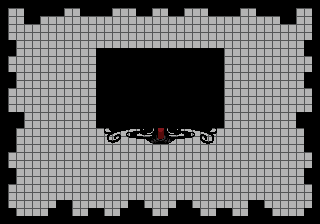

The image is a tile-based game level rendered from a .tmx file. Its description and complete source (layers, tilesets, objects, tile grids) follow:
An orthogonal 40x28 tile map with 8x8 px tiles, 2 tile layers (gfx, walls) and 8 objects (4x Item, 3x Enemy, Spawn).

<map version="1.10" tiledversion="1.10.2" orientation="orthogonal" renderorder="right-down" width="40" height="28" tilewidth="8" tileheight="8" infinite="0" nextlayerid="24" nextobjectid="17">
 <tileset firstgid="1" source="boss-temple.tsx" />
 <layer id="1" name="gfx" width="40" height="28">
  <data encoding="csv">
16,8,8,13,5,5,5,16,8,8,13,5,5,16,8,8,8,13,16,8,8,13,16,8,8,8,13,5,5,16,8,8,13,5,5,5,16,8,8,13,
6,12,12,4,16,8,8,9,12,12,7,8,8,9,12,12,12,7,9,12,12,7,9,12,12,12,7,8,8,9,12,12,7,8,8,13,6,12,12,4,
6,12,12,7,9,12,12,12,12,12,12,12,12,12,12,12,12,12,12,12,12,12,12,12,12,12,12,12,12,12,12,12,12,12,12,7,9,12,12,4,
6,12,12,12,12,12,12,12,12,12,12,12,12,12,12,12,12,12,12,12,12,12,12,12,12,12,12,12,12,12,12,12,12,12,12,12,12,12,12,4,
6,12,12,12,12,12,12,12,12,12,12,12,12,12,12,12,12,12,12,12,12,12,12,12,12,12,12,12,12,12,12,12,12,12,12,12,12,12,12,4,
15,3,12,12,12,12,12,12,12,12,12,12,12,12,12,12,12,12,12,12,12,12,12,12,12,12,12,12,12,12,12,12,12,12,12,12,12,12,1,14,
16,9,12,12,12,12,12,12,12,12,12,12,17,18,19,20,21,22,23,24,25,26,27,28,29,30,31,32,12,12,12,12,12,12,12,12,12,12,7,13,
6,12,12,12,12,12,12,12,12,12,12,12,33,34,35,36,37,38,39,40,41,42,43,44,45,46,47,48,12,12,12,12,12,12,12,12,12,12,12,4,
6,12,12,12,12,12,12,12,12,12,12,12,49,50,51,52,53,54,55,56,57,58,59,60,61,62,63,64,12,12,12,12,12,12,12,12,12,12,12,4,
15,3,12,12,12,12,12,12,12,12,12,12,65,66,67,68,69,70,71,72,73,74,75,76,77,78,79,80,12,12,12,12,12,12,12,12,12,12,1,14,
16,9,12,12,12,12,12,12,12,12,12,12,81,82,83,84,85,86,87,88,89,90,91,92,93,94,95,96,12,12,12,12,12,12,12,12,12,12,7,13,
6,12,12,12,12,12,12,12,12,12,12,12,97,98,99,100,101,102,103,104,105,106,107,108,109,110,111,112,12,12,12,12,12,12,12,12,12,12,12,4,
6,12,12,12,12,12,12,12,12,12,12,12,113,114,115,116,117,118,119,120,121,122,123,124,125,126,127,128,12,12,12,12,12,12,12,12,12,12,12,4,
6,12,12,12,12,12,12,12,12,12,12,12,129,130,131,132,133,134,135,136,137,138,139,140,141,142,143,144,12,12,12,12,12,12,12,12,12,12,12,4,
15,2,3,12,12,12,12,12,12,12,12,12,145,146,147,148,149,150,151,152,153,154,155,156,157,158,159,160,12,12,12,12,12,12,12,12,12,1,2,14,
5,16,9,12,12,12,12,12,12,12,12,12,161,162,163,164,165,166,167,168,169,170,171,172,173,174,175,176,12,12,12,12,12,12,12,12,12,7,13,5,
5,6,12,12,12,12,12,12,12,12,12,12,177,178,179,180,181,182,183,184,185,186,187,188,189,190,191,192,12,12,12,12,12,12,12,12,12,12,4,5,
5,6,12,12,12,12,12,12,12,12,12,12,193,194,195,196,197,198,199,200,201,202,203,204,205,206,207,208,12,12,12,12,12,12,12,12,12,12,4,5,
16,9,12,12,12,12,12,12,12,12,12,12,12,12,12,12,12,12,12,12,12,12,12,12,12,12,12,12,12,12,12,12,12,12,12,12,12,12,7,13,
6,12,12,12,12,12,12,12,12,12,12,12,12,12,12,12,12,12,12,12,12,12,12,12,12,12,12,12,12,12,12,12,12,12,12,12,12,12,12,4,
6,12,12,12,12,12,12,12,12,12,12,12,12,12,12,12,12,12,12,12,12,12,12,12,12,12,12,12,12,12,12,12,12,12,12,12,12,12,12,4,
15,3,12,12,12,12,12,12,12,12,12,12,12,12,12,12,12,12,12,12,12,12,12,12,12,12,12,12,12,12,12,12,12,12,12,12,12,12,1,14,
16,9,12,12,12,12,12,12,12,12,12,12,12,12,12,12,12,12,12,12,12,12,12,12,12,12,12,12,12,12,12,12,12,12,12,12,12,12,7,13,
6,12,12,12,12,12,12,12,12,12,12,12,12,12,12,12,12,12,12,12,12,12,12,12,12,12,12,12,12,12,12,12,12,12,12,12,12,12,12,4,
6,12,12,12,12,12,12,12,12,12,12,12,12,12,12,12,12,12,12,12,12,12,12,12,12,12,12,12,12,12,12,12,12,12,12,12,12,12,12,4,
6,12,12,12,12,12,12,1,3,12,12,12,12,12,12,12,1,3,12,12,12,12,1,3,12,12,12,12,12,12,12,1,3,12,12,12,12,12,12,4,
15,3,12,12,12,12,1,14,6,12,12,1,3,12,12,1,14,15,3,12,12,1,14,15,3,12,12,1,3,12,12,4,15,3,12,12,12,12,1,14,
5,15,2,2,2,2,14,5,15,2,2,14,15,2,2,14,5,5,15,2,2,14,5,5,15,2,2,14,15,2,2,14,5,15,2,2,2,2,14,5
</data>
 </layer>
 <layer id="8" name="walls" width="40" height="28">
  <data encoding="csv">
11,11,11,11,11,11,11,11,11,11,11,11,11,11,11,11,11,11,11,11,11,11,11,11,11,11,11,11,11,11,11,11,11,11,11,11,11,11,11,11,
11,0,0,11,11,11,11,11,0,0,11,11,11,11,0,0,0,11,11,0,0,11,11,0,0,0,11,11,11,11,0,0,11,11,11,11,11,0,0,11,
11,0,0,11,11,0,0,0,0,0,0,0,0,0,0,0,0,0,0,0,0,0,0,0,0,0,0,0,0,0,0,0,0,0,0,11,11,0,0,11,
11,0,0,0,0,0,0,0,0,0,0,0,0,0,0,0,0,0,0,0,0,0,0,0,0,0,0,0,0,0,0,0,0,0,0,0,0,0,0,11,
11,0,0,0,0,0,0,0,0,0,0,0,0,0,0,0,0,0,0,0,0,0,0,0,0,0,0,0,0,0,0,0,0,0,0,0,0,0,0,11,
11,11,0,0,0,0,0,0,0,0,0,0,0,0,0,0,0,0,0,0,0,0,0,0,0,0,0,0,0,0,0,0,0,0,0,0,0,0,11,11,
11,11,0,0,0,0,0,0,0,0,0,0,11,11,11,11,11,11,11,11,11,11,11,11,11,11,11,11,0,0,0,0,0,0,0,0,0,0,11,11,
11,0,0,0,0,0,0,0,0,0,0,0,11,11,11,11,11,11,11,11,11,11,11,11,11,11,11,11,0,0,0,0,0,0,0,0,0,0,0,11,
11,0,0,0,0,0,0,0,0,0,0,0,11,11,11,11,11,11,11,11,11,11,11,11,11,11,11,11,0,0,0,0,0,0,0,0,0,0,0,11,
11,11,0,0,0,0,0,0,0,0,0,0,11,11,11,11,11,11,11,11,11,11,11,11,11,11,11,11,0,0,0,0,0,0,0,0,0,0,11,11,
11,11,0,0,0,0,0,0,0,0,0,0,11,11,11,11,11,11,11,11,11,11,11,11,11,11,11,11,0,0,0,0,0,0,0,0,0,0,11,11,
11,0,0,0,0,0,0,0,0,0,0,0,11,11,11,11,11,11,11,11,11,11,11,11,11,11,11,11,0,0,0,0,0,0,0,0,0,0,0,11,
11,0,0,0,0,0,0,0,0,0,0,0,11,11,11,11,11,11,11,11,11,11,11,11,11,11,11,11,0,0,0,0,0,0,0,0,0,0,0,11,
11,0,0,0,0,0,0,0,0,0,0,0,11,11,11,11,11,11,11,11,11,11,11,11,11,11,11,11,0,0,0,0,0,0,0,0,0,0,0,11,
11,11,11,0,0,0,0,0,0,0,0,0,11,11,11,11,11,11,11,11,11,11,11,11,11,11,11,11,0,0,0,0,0,0,0,0,0,11,11,11,
11,11,11,0,0,0,0,0,0,0,0,0,11,11,11,11,11,11,11,11,11,11,11,11,11,11,11,11,0,0,0,0,0,0,0,0,0,11,11,11,
11,11,0,0,0,0,0,0,0,0,0,0,0,0,0,0,0,0,0,0,0,0,0,0,0,0,0,0,0,0,0,0,0,0,0,0,0,0,11,11,
11,11,0,0,0,0,0,0,0,0,0,0,0,0,0,0,0,0,0,0,0,0,0,0,0,0,0,0,0,0,0,0,0,0,0,0,0,0,11,11,
11,11,0,0,0,0,0,0,0,0,0,0,0,0,0,0,0,0,0,0,0,0,0,0,0,0,0,0,0,0,0,0,0,0,0,0,0,0,11,11,
11,0,0,0,0,0,0,0,0,0,0,0,0,0,0,0,0,0,0,0,0,0,0,0,0,0,0,0,0,0,0,0,0,0,0,0,0,0,0,11,
11,0,0,0,0,0,0,0,0,0,0,0,0,0,0,0,0,0,0,0,0,0,0,0,0,0,0,0,0,0,0,0,0,0,0,0,0,0,0,11,
11,11,0,0,0,0,0,0,0,0,0,0,0,0,0,0,0,0,0,0,0,0,0,0,0,0,0,0,0,0,0,0,0,0,0,0,0,0,11,11,
11,11,0,0,0,0,0,0,0,0,0,0,0,0,0,0,0,0,0,0,0,0,0,0,0,0,0,0,0,0,0,0,0,0,0,0,0,0,11,11,
11,0,0,0,0,0,0,0,0,0,0,0,0,0,0,0,0,0,0,0,0,0,0,0,0,0,0,0,0,0,0,0,0,0,0,0,0,0,0,11,
11,0,0,0,0,0,0,0,0,0,0,0,0,0,0,0,0,0,0,0,0,0,0,0,0,0,0,0,0,0,0,0,0,0,0,0,0,0,0,11,
11,0,0,0,0,0,0,11,11,0,0,0,0,0,0,0,11,11,0,0,0,0,11,11,0,0,0,0,0,0,0,11,11,0,0,0,0,0,0,11,
11,11,0,0,0,0,11,11,11,0,0,11,11,0,0,11,11,11,11,0,0,11,11,11,11,0,0,11,11,0,0,11,11,11,0,0,0,0,11,11,
11,11,11,11,11,11,11,11,11,11,11,11,11,11,11,11,11,11,11,11,11,11,11,11,11,11,11,11,11,11,11,11,11,11,11,11,11,11,11,11
</data>
 </layer>
 <objectgroup id="4" name="objs">
  <object id="2" name="Boss" type="Enemy" x="160" y="104">
   <properties>
    <property name="invulnerable" type="bool" value="true" />
   </properties>
   <point />
  </object>
  <object id="5" name="Spawn" x="160" y="208">
   <point />
  </object>
  <object id="9" name="Boots" type="Item" x="32" y="184">
   <point />
  </object>
  <object id="10" name="Goggles" type="Item" x="32" y="32">
   <point />
  </object>
  <object id="11" name="HeartItem" type="Item" x="288" y="184">
   <point />
  </object>
  <object id="12" name="Sword" type="Item" x="288" y="32">
   <point />
  </object>
  <object id="15" name="AngelMinion" type="Enemy" x="40" y="88">
   <point />
  </object>
  <object id="16" name="AngelMinion" type="Enemy" x="280" y="88">
   <point />
  </object>
 </objectgroup>
</map>
